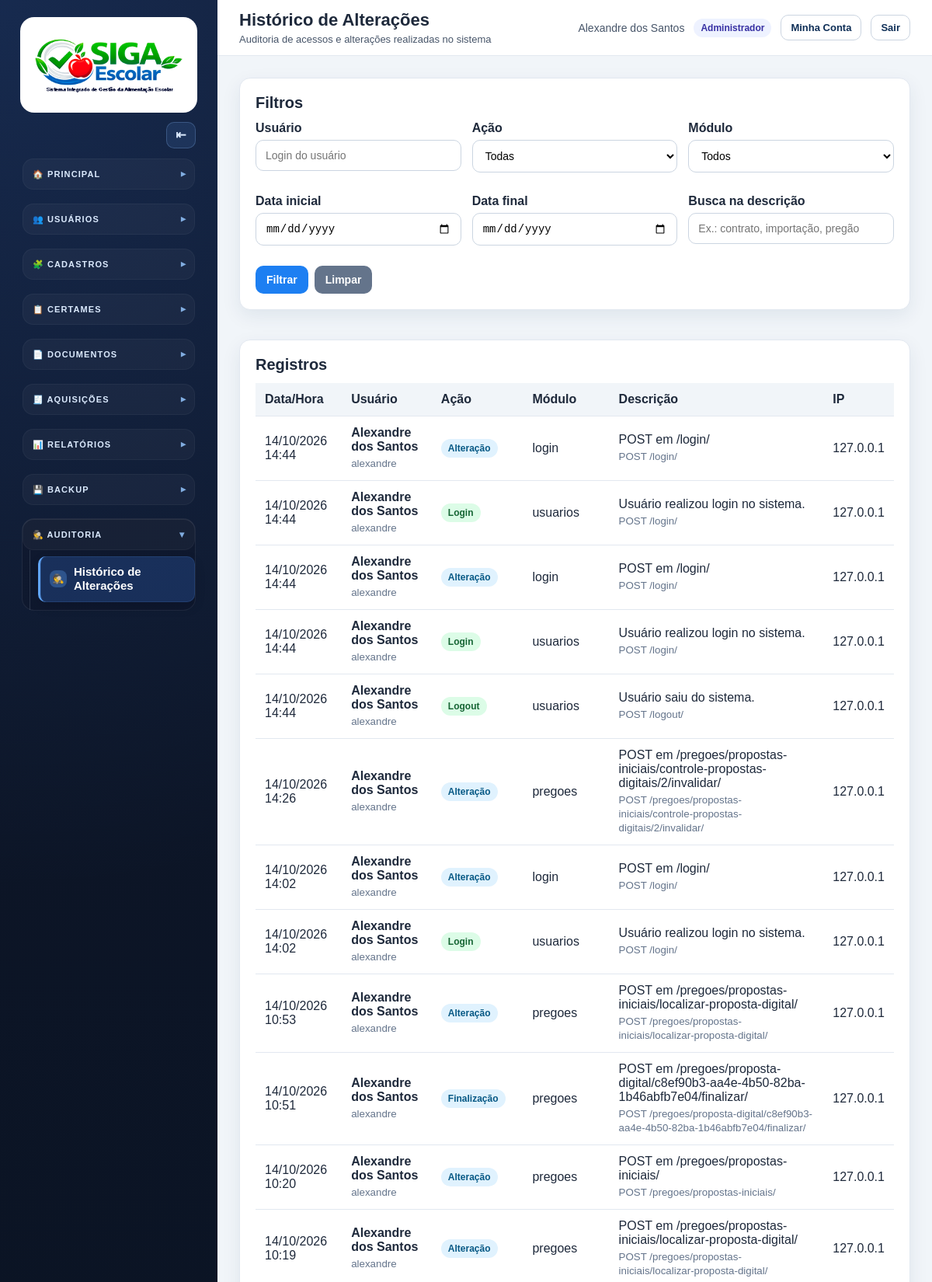
Screenshot of /auditoria/ (signed in, upper part) with the database file from the repository.
### apps/usuarios/models.py (models this page shows, shortened)
class PerfilUsuario(models.Model):
    PERFIL_ADMINISTRADOR = "administrador"
    PERFIL_PREGOEIRO = "pregoeiro"
    PERFIL_CONSULTA_ESCOLA = "consulta_escola"
    PERFIL_CHOICES = [
        (PERFIL_ADMINISTRADOR, "Administrador"),
        (PERFIL_PREGOEIRO, "Pregoeiro"),
        (PERFIL_CONSULTA_ESCOLA, "Consulta/Escola"),
    ]
    usuario = models.OneToOneField(
        settings.AUTH_USER_MODEL,
        on_delete=models.CASCADE,
        related_name="perfil_acesso",
        verbose_name="Usuário",
    )
    perfil = models.CharField(
        "Perfil",
        max_length=30,
        choices=PERFIL_CHOICES,
        default=PERFIL_CONSULTA_ESCOLA,
    )
    escola = models.ForeignKey(
        Escola,
        on_delete=models.PROTECT,
        null=True,
        blank=True,
        related_name="usuarios_consulta",
        verbose_name="Escola vinculada",
        help_text="Use principalmente para usuários do perfil Consulta/Escola.",
    )
    criado_em = models.DateTimeField("Criado em", auto_now_add=True)
    atualizado_em = models.DateTimeField("Atualizado em", auto_now=True)
    class Meta:
        verbose_name = "Perfil de Usuário"
        verbose_name_plural = "Perfis de Usuários"
        ordering = ["usuario__first_name", "usuario__username"]

### apps/auditoria/models.py (models this page shows, shortened)
class RegistroAuditoria(models.Model):
    ACAO_LOGIN = "login"
    ACAO_LOGOUT = "logout"
    ACAO_ACESSO_BLOQUEADO = "acesso_bloqueado"
    ACAO_CRIACAO = "criacao"
    ACAO_EDICAO = "edicao"
    ACAO_EXCLUSAO = "exclusao"
    ACAO_IMPORTACAO = "importacao"
    ACAO_EXPORTACAO = "exportacao"
    ACAO_GERACAO_DOCUMENTO = "geracao_documento"
    ACAO_CANCELAMENTO = "cancelamento"
    ACAO_DISTRATO = "distrato"
    ACAO_REALINHAMENTO = "realinhamento"
    ACAO_TROCA_MARCA = "troca_marca"
    ACAO_FINALIZACAO = "finalizacao"
    ACAO_POST = "post"
    ACAO_CHOICES = [
        (ACAO_LOGIN, "Login"),
        (ACAO_LOGOUT, "Logout"),
        (ACAO_ACESSO_BLOQUEADO, "Acesso bloqueado"),
        (ACAO_CRIACAO, "Criação"),
        (ACAO_EDICAO, "Edição"),
        (ACAO_EXCLUSAO, "Exclusão"),
        (ACAO_IMPORTACAO, "Importação"),
        (ACAO_EXPORTACAO, "Exportação"),
        (ACAO_GERACAO_DOCUMENTO, "Geração de documento"),
        (ACAO_CANCELAMENTO, "Cancelamento"),
        (ACAO_DISTRATO, "Distrato"),
        (ACAO_REALINHAMENTO, "Realinhamento de preço"),
        (ACAO_TROCA_MARCA, "Troca de marca"),
        (ACAO_FINALIZACAO, "Finalização"),
        (ACAO_POST, "Alteração"),
    ]
    usuario = models.ForeignKey(
        settings.AUTH_USER_MODEL,
        on_delete=models.SET_NULL,
        null=True,
        blank=True,
        related_name="registros_auditoria",
        verbose_name="Usuário",
    )
    usuario_nome = models.CharField("Nome do usuário", max_length=255, blank=True)
    usuario_username = models.CharField("Login do usuário", max_length=150, blank=True)
    acao = models.CharField("Ação", max_length=40, choices=ACAO_CHOICES)
    modulo = models.CharField("Módulo", max_length=100, blank=True)
    descricao = models.TextField("Descrição")
    objeto_tipo = models.CharField("Tipo do objeto", max_length=120, blank=True)
    objeto_id = models.CharField("ID do objeto", max_length=80, blank=True)
    objeto_repr = models.CharField("Objeto", max_length=255, blank=True)
    metodo = models.CharField("Método HTTP", max_length=10, blank=True)
    caminho = models.CharField("Caminho", max_length=500, blank=True)
    view_name = models.CharField("View", max_length=180, blank=True)
    ip = models.GenericIPAddressField("IP", null=True, blank=True)
    user_agent = models.TextField("Navegador/Dispositivo", blank=True)
    dados = models.JSONField("Dados extras", default=dict, blank=True)
    criado_em = models.DateTimeField("Data/Hora", auto_now_add=True)
    class Meta:
        verbose_name = "Registro de Auditoria"
        verbose_name_plural = "Registros de Auditoria"
        ordering = ["-criado_em"]
        indexes = [
            models.Index(fields=["-criado_em"]),
            models.Index(fields=["acao"]),
            models.Index(fields=["modulo"]),
            models.Index(fields=["usuario"]),
        ]

### apps/auditoria/views.py (the view)
# urls.py: path("", views.historico, name="historico"),
@login_required
@user_passes_test(usuario_pode_ver_auditoria, login_url="dashboard")
def historico(request):
    registros = RegistroAuditoria.objects.select_related("usuario").all()
    usuario = request.GET.get("usuario", "").strip()
    acao = request.GET.get("acao", "").strip()
    modulo = request.GET.get("modulo", "").strip()
    busca = request.GET.get("busca", "").strip()
    data_inicial = request.GET.get("data_inicial", "").strip()
    data_final = request.GET.get("data_final", "").strip()
    if usuario:
        registros = registros.filter(usuario_username__icontains=usuario)
    if acao:
        registros = registros.filter(acao=acao)
    if modulo:
        registros = registros.filter(modulo__icontains=modulo)
    if busca:
        registros = registros.filter(descricao__icontains=busca)
    if data_inicial:
        registros = registros.filter(criado_em__date__gte=data_inicial)
    if data_final:
        registros = registros.filter(criado_em__date__lte=data_final)
    paginator = Paginator(registros, 30)
    pagina = request.GET.get("page")
    page_obj = paginator.get_page(pagina)
    modulos = (
        RegistroAuditoria.objects.exclude(modulo="")
        .values_list("modulo", flat=True)
        .distinct()
        .order_by("modulo")
    )
    return render(
        request,
        "auditoria/historico.html",
        {
            "page_obj": page_obj,
            "acoes": RegistroAuditoria.ACAO_CHOICES,
            "modulos": modulos,
            "filtros": {
                "usuario": usuario,
                "acao": acao,
                "modulo": modulo,
                "busca": busca,
                "data_inicial": data_inicial,
                "data_final": data_final,
            },
        },
    )

### templates/auditoria/historico.html (shortened to what this page needs)
{% extends "base.html" %}
{% block page_title %}Histórico de Alterações{% endblock %}
{% block page_subtitle %}Auditoria de acessos e alterações realizadas no sistema{% endblock %}
{% block content %}
<div class="card">
    <h2>Filtros</h2>
    <form method="get">
        <div class="audit-filter-grid">
            <div class="form-group">
                <label>Usuário</label>
                <input type="text" name="usuario" value="{{ filtros.usuario }}" placeholder="Login do usuário">
            </div>
            <div class="form-group">
                <label>Ação</label>
                <select name="acao">
                    <option value="">Todas</option>
                </select>
            </div>
            <div class="form-group">
                <label>Módulo</label>
                <select name="modulo">
                    <option value="">Todos</option>
                </select>
            </div>
            <div class="form-group">
                <label>Data inicial</label>
                <input type="date" name="data_inicial" value="{{ filtros.data_inicial }}">
            </div>
            <div class="form-group">
                <label>Data final</label>
                <input type="date" name="data_final" value="{{ filtros.data_final }}">
            </div>
            <div class="form-group">
                <label>Busca na descrição</label>
                <input type="text" name="busca" value="{{ filtros.busca }}" placeholder="Ex.: contrato, importação, pregão">
            </div>
        </div>
        <div class="actions" style="margin-top:12px;">
            <button class="btn btn-primary" type="submit">Filtrar</button>
            <a class="btn btn-secondary" href="{% url 'auditoria:historico' %}">Limpar</a>
        </div>
    </form>
</div>
<div class="card" style="margin-top:20px;">
    <h2>Registros</h2>
    <div class="table-wrapper">
        <table class="audit-table">
            <thead>
                <tr>
                    <th>Data/Hora</th>
                    <th>Usuário</th>
                    <th>Ação</th>
                    <th>Módulo</th>
                    <th>Descrição</th>
                    <th>IP</th>
                </tr>
            </thead>
            <tbody>
                {% for registro in page_obj %}
                <tr>
                    <td>{{ registro.criado_em|date:"d/m/Y H:i" }}</td>
                    <td>
                        <strong>{{ registro.usuario_nome|default:"Sistema" }}</strong>
                        <small>{{ registro.usuario_username }}</small>
                    </td>
                    <td>
                        <span class="audit-badge {{ registro.acao }}">
                            {{ registro.get_acao_display }}
                        </span>
                    </td>
                    <td>{{ registro.modulo }}</td>
                    <td>
                        {{ registro.descricao }}
                        {% if registro.caminho %}
                        <small>{{ registro.metodo }} {{ registro.caminho }}</small>
                        {% endif %}
                    </td>
                    <td>{{ registro.ip|default:"-" }}</td>
                </tr>
                {% empty %}
                <tr>
                    <td colspan="6">Nenhum registro encontrado.</td>
                </tr>
                {% endfor %}
            </tbody>
        </table>
    </div>
</div>
{% endblock %}

### templates/base.html (shortened to what this page needs)
{% load static %}
<!DOCTYPE html>
<html lang="pt-br">
<head>
    <link rel="stylesheet" href="{% static 'css/style.css' %}">
</head>
<body>
    {% with namespace=request.resolver_match.namespace url_name=request.resolver_match.url_name perfil=request.user.perfil_acesso.perfil %}
    <div class="app">
        <aside class="sidebar">
            <div class="sidebar-logo">
                <a class="brand-logo-wrap" href="{% url 'dashboard' %}" title="SIGA Escolar">
                    <img class="brand-logo-img" src="{% static 'img/logo_siga_escolar_header.png' %}" alt="SIGA Escolar - Sistema Integrado de Gestão da Alimentação Escolar">
                </a>
            </div>
            <div class="sidebar-tools">
                <button
                    type="button"
                    id="sidebarToggleBtn"
                    class="sidebar-tool-btn"
                    aria-label="Recolher menu lateral"
                    title="Recolher menu lateral"
                >⇤</button>
            </div>
            <nav class="sidebar-menu">
                <details class="sidebar-group" open>
                    <summary><span class="group-title">🏠 Principal</span></summary>
                </details>
                {% if request.user.is_superuser or perfil == "administrador" %}
                <details class="sidebar-group" {% if namespace == "usuarios" %}open{% endif %}>
                    <summary><span class="group-title">👥 Usuários</span></summary>
                </details>
                {% endif %}
                {% if request.user.is_superuser or perfil == "administrador" %}
                <details class="sidebar-group" {% if namespace == "cadastros" %}open{% endif %}>
                    <summary><span class="group-title">🧩 Cadastros</span></summary>
                </details>
                {% endif %}
                {% if request.user.is_superuser or perfil == "administrador" or perfil == "pregoeiro" %}
                <details class="sidebar-group" {% if namespace == "pregoes" or namespace == "execucao" or namespace == "documentos" and url_name == "adjudicacao_chamada_publica" %}open{% endif %}>
                    <summary><span class="group-title">📋 Certames</span></summary>
                </details>
                {% endif %}
                <details class="sidebar-group" {% if namespace == "documentos" and url_name != "adjudicacao_chamada_publica" %}open{% endif %}>
                    <summary><span class="group-title">📄 Documentos</span></summary>
                </details>
                                <details class="sidebar-group" {% if namespace == "aquisicoes" %}open{% endif %}>
                    <summary><span class="group-title">🧾 Aquisições</span></summary>
                </details>
                <details class="sidebar-group" {% if namespace == "pregoes" and url_name == "relatorio_distribuicao" or namespace == "documentos" and url_name|slice:":11" == "relatorios_" %}open{% endif %}>
                    <summary><span class="group-title">📊 Relatórios</span></summary>
                </details>
                {% if request.user.is_superuser or perfil == "administrador" %}
                <details class="sidebar-group" {% if namespace == "importacoes" and url_name == "exportacoes" %}open{% endif %}>
                    <summary><span class="group-title">💾 Backup</span></summary>
                </details>
                {% endif %}
                {% if request.user.is_superuser or perfil == "administrador" %}
                <details class="sidebar-group" {% if namespace == "auditoria" %}open{% endif %}>
                    <summary><span class="group-title">🕵️ Auditoria</span></summary>
                    <div class="sidebar-links">
                        <a class="sidebar-link {% if namespace == 'auditoria' and url_name == 'historico' %}active{% endif %}"
                            href="{% url 'auditoria:historico' %}">
                            <span class="sidebar-icon">🕵️</span>
                            <span>Histórico de Alterações</span>
                        </a>
                    </div>
                </details>
                {% endif %}
            </nav>
        </aside>
        <main class="main">
            <header class="topbar">
                <div class="topbar-title">
                    <h1>{% block page_title %}Sistema de Pregões{% endblock %}</h1>
                    <p>{% block page_subtitle %}Gestão de certames, lances e documentos{% endblock %}</p>
                </div>
                <div class="topbar-user" style="display:flex; align-items:center; gap:12px; flex-wrap:wrap;">
                    {% if request.user.is_authenticated %}
                    <span>{{ request.user.get_full_name|default:request.user.username }}</span>
                    {% if request.user.is_superuser %}
                    <span class="user-perfil-badge">Administrador</span>
                    {% elif request.user.perfil_acesso %}
                    <span class="user-perfil-badge">{{ request.user.perfil_acesso.get_perfil_display }}</span>
                    {% endif %}
                    <a href="{% url 'usuarios:minha_conta' %}" style="
                        border:1px solid #cbd5e1;
                        background:#ffffff;
                        color:#0f2f57;
                        border-radius:10px;
                        padding:8px 12px;
                        font-size:13px;
                        font-weight:800;
                        text-decoration:none;
                        font-family:inherit;
                    ">Minha Conta</a>
                    <form method="post" action="{% url 'logout' %}" id="autoLogoutForm" style="margin:0;">
                        <button type="submit" style="
                            border:1px solid #cbd5e1;
                            background:#ffffff;
                            color:#0f2f57;
                            border-radius:10px;
                            padding:8px 12px;
                            font-size:13px;
                            font-weight:800;
                            cursor:pointer;
                            font-family:inherit;
                        ">Sair</button>
                    </form>
                    {% else %}
                    <span>Ambiente de desenvolvimento</span>
                    {% endif %}
                </div>
            </header>
            <section class="content">
                {% block content %}{% endblock %}
            </section>
        </main>
    </div>
    {% endwith %}
</body>
</html>

### rows the page displays
RegistroAuditoria: criado_em "14/10/2026 14:44", usuario_nome "Alexandre dos Santos", usuario_username "alexandre", acao "Alteração", modulo "login", descricao "POST em /login/", metodo "POST", caminho "/login/", ip "127.0.0.1"
RegistroAuditoria: criado_em "14/10/2026 14:44", usuario_nome "Alexandre dos Santos", usuario_username "alexandre", acao "Login", modulo "usuarios", descricao "Usuário realizou login no sistema.", metodo "POST", caminho "/login/", ip "127.0.0.1"
RegistroAuditoria: criado_em "14/10/2026 14:44", usuario_nome "Alexandre dos Santos", usuario_username "alexandre", acao "Alteração", modulo "login", descricao "POST em /login/", metodo "POST", caminho "/login/", ip "127.0.0.1"
RegistroAuditoria: criado_em "14/10/2026 14:44", usuario_nome "Alexandre dos Santos", usuario_username "alexandre", acao "Login", modulo "usuarios", descricao "Usuário realizou login no sistema.", metodo "POST", caminho "/login/", ip "127.0.0.1"
RegistroAuditoria: criado_em "14/10/2026 14:44", usuario_nome "Alexandre dos Santos", usuario_username "alexandre", acao "Logout", modulo "usuarios", descricao "Usuário saiu do sistema.", metodo "POST", caminho "/logout/", ip "127.0.0.1"
RegistroAuditoria: criado_em "14/10/2026 14:26", usuario_nome "Alexandre dos Santos", usuario_username "alexandre", acao "Alteração", modulo "pregoes", descricao "POST em /pregoes/propostas-iniciais/controle-propostas-digitais/2/invalidar/", metodo "POST", caminho "/pregoes/propostas-iniciais/controle-propostas-digitais/2/invalidar/", ip "127.0.0.1"
RegistroAuditoria: criado_em "14/10/2026 14:02", usuario_nome "Alexandre dos Santos", usuario_username "alexandre", acao "Alteração", modulo "login", descricao "POST em /login/", metodo "POST", caminho "/login/", ip "127.0.0.1"
RegistroAuditoria: criado_em "14/10/2026 14:02", usuario_nome "Alexandre dos Santos", usuario_username "alexandre", acao "Login", modulo "usuarios", descricao "Usuário realizou login no sistema.", metodo "POST", caminho "/login/", ip "127.0.0.1"
RegistroAuditoria: criado_em "14/10/2026 10:53", usuario_nome "Alexandre dos Santos", usuario_username "alexandre", acao "Alteração", modulo "pregoes", descricao "POST em /pregoes/propostas-iniciais/localizar-proposta-digital/", metodo "POST", caminho "/pregoes/propostas-iniciais/localizar-proposta-digital/", ip "127.0.0.1"
RegistroAuditoria: criado_em "14/10/2026 10:51", usuario_nome "Alexandre dos Santos", usuario_username "alexandre", acao "Finalização", modulo "pregoes", descricao "POST em /pregoes/proposta-digital/c8ef90b3-aa4e-4b50-82ba-1b46abfb7e04/finalizar/", metodo "POST", caminho "/pregoes/proposta-digital/c8ef90b3-aa4e-4b50-82ba-1b46abfb7e04/finalizar/", ip "127.0.0.1"
RegistroAuditoria: criado_em "14/10/2026 10:20", usuario_nome "Alexandre dos Santos", usuario_username "alexandre", acao "Alteração", modulo "pregoes", descricao "POST em /pregoes/propostas-iniciais/", metodo "POST", caminho "/pregoes/propostas-iniciais/", ip "127.0.0.1"
RegistroAuditoria: criado_em "14/10/2026 10:19", usuario_nome "Alexandre dos Santos", usuario_username "alexandre", acao "Alteração", modulo "pregoes", descricao "POST em /pregoes/propostas-iniciais/localizar-proposta-digital/", metodo "POST", caminho "/pregoes/propostas-iniciais/localizar-proposta-digital/", ip "127.0.0.1"

### other values shown
{{ request.user.get_full_name|default:request.user.username }} "Alexandre dos Santos"
{{ request.user.perfil_acesso.get_perfil_display }} "Administrador"
